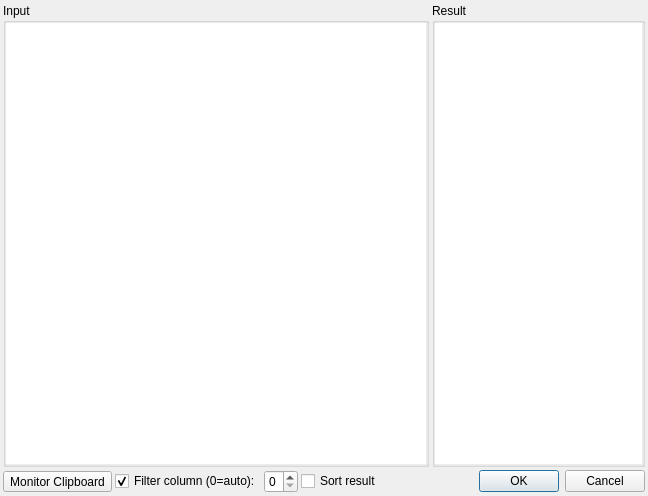
<?xml version="1.0" encoding="UTF-8"?>
<ui version="4.0">
 <class>librepcb::editor::CircuitIdentifierImportDialog</class>
 <widget class="QDialog" name="librepcb::editor::CircuitIdentifierImportDialog">
  <property name="geometry">
   <rect>
    <x>0</x>
    <y>0</y>
    <width>648</width>
    <height>496</height>
   </rect>
  </property>
  <property name="windowTitle">
   <string>Mass Import</string>
  </property>
  <layout class="QVBoxLayout" name="verticalLayout">
   <property name="spacing">
    <number>3</number>
   </property>
   <property name="leftMargin">
    <number>3</number>
   </property>
   <property name="topMargin">
    <number>3</number>
   </property>
   <property name="rightMargin">
    <number>3</number>
   </property>
   <property name="bottomMargin">
    <number>3</number>
   </property>
   <item>
    <layout class="QHBoxLayout" name="horizontalLayout" stretch="2,1">
     <property name="spacing">
      <number>3</number>
     </property>
     <item>
      <widget class="QGroupBox" name="gbxInput">
       <property name="title">
        <string notr="true">Input</string>
       </property>
       <layout class="QVBoxLayout" name="verticalLayout_3">
        <property name="spacing">
         <number>0</number>
        </property>
        <property name="leftMargin">
         <number>0</number>
        </property>
        <property name="topMargin">
         <number>0</number>
        </property>
        <property name="rightMargin">
         <number>0</number>
        </property>
        <property name="bottomMargin">
         <number>0</number>
        </property>
        <item>
         <widget class="QTextEdit" name="txtInput">
          <property name="frameShape">
           <enum>QFrame::NoFrame</enum>
          </property>
          <property name="horizontalScrollBarPolicy">
           <enum>Qt::ScrollBarAlwaysOff</enum>
          </property>
          <property name="tabChangesFocus">
           <bool>true</bool>
          </property>
          <property name="undoRedoEnabled">
           <bool>false</bool>
          </property>
          <property name="lineWrapMode">
           <enum>QTextEdit::NoWrap</enum>
          </property>
          <property name="acceptRichText">
           <bool>false</bool>
          </property>
         </widget>
        </item>
       </layout>
      </widget>
     </item>
     <item>
      <widget class="QGroupBox" name="gbxResult">
       <property name="title">
        <string notr="true">Result</string>
       </property>
       <layout class="QVBoxLayout" name="verticalLayout_2">
        <property name="spacing">
         <number>0</number>
        </property>
        <property name="leftMargin">
         <number>0</number>
        </property>
        <property name="topMargin">
         <number>0</number>
        </property>
        <property name="rightMargin">
         <number>0</number>
        </property>
        <property name="bottomMargin">
         <number>0</number>
        </property>
        <item>
         <widget class="QTextEdit" name="txtResult">
          <property name="frameShape">
           <enum>QFrame::NoFrame</enum>
          </property>
          <property name="verticalScrollBarPolicy">
           <enum>Qt::ScrollBarAlwaysOff</enum>
          </property>
          <property name="horizontalScrollBarPolicy">
           <enum>Qt::ScrollBarAlwaysOff</enum>
          </property>
          <property name="tabChangesFocus">
           <bool>true</bool>
          </property>
          <property name="lineWrapMode">
           <enum>QTextEdit::NoWrap</enum>
          </property>
          <property name="readOnly">
           <bool>true</bool>
          </property>
          <property name="textInteractionFlags">
           <set>Qt::NoTextInteraction</set>
          </property>
         </widget>
        </item>
       </layout>
      </widget>
     </item>
    </layout>
   </item>
   <item>
    <layout class="QHBoxLayout" name="horizontalLayout_2">
     <item>
      <widget class="QToolButton" name="btnRecordClipboard">
       <property name="text">
        <string>Monitor Clipboard</string>
       </property>
       <property name="checkable">
        <bool>true</bool>
       </property>
      </widget>
     </item>
     <item>
      <widget class="QCheckBox" name="cbxFilterColumn">
       <property name="sizePolicy">
        <sizepolicy hsizetype="Fixed" vsizetype="Fixed">
         <horstretch>0</horstretch>
         <verstretch>0</verstretch>
        </sizepolicy>
       </property>
       <property name="toolTip">
        <string>For table-style input, only consider text in the specified column.</string>
       </property>
       <property name="text">
        <string>Filter column (0=auto):</string>
       </property>
       <property name="checked">
        <bool>true</bool>
       </property>
      </widget>
     </item>
     <item>
      <widget class="QSpinBox" name="spbxColumn">
       <property name="sizePolicy">
        <sizepolicy hsizetype="Fixed" vsizetype="Fixed">
         <horstretch>0</horstretch>
         <verstretch>0</verstretch>
        </sizepolicy>
       </property>
       <property name="minimum">
        <number>0</number>
       </property>
       <property name="maximum">
        <number>9</number>
       </property>
       <property name="value">
        <number>0</number>
       </property>
      </widget>
     </item>
     <item>
      <widget class="QCheckBox" name="cbxSort">
       <property name="text">
        <string>Sort result</string>
       </property>
      </widget>
     </item>
     <item>
      <spacer name="horizontalSpacer">
       <property name="orientation">
        <enum>Qt::Horizontal</enum>
       </property>
       <property name="sizeHint" stdset="0">
        <size>
         <width>40</width>
         <height>20</height>
        </size>
       </property>
      </spacer>
     </item>
     <item>
      <widget class="QDialogButtonBox" name="buttonBox">
       <property name="sizePolicy">
        <sizepolicy hsizetype="Fixed" vsizetype="Fixed">
         <horstretch>0</horstretch>
         <verstretch>0</verstretch>
        </sizepolicy>
       </property>
       <property name="orientation">
        <enum>Qt::Horizontal</enum>
       </property>
       <property name="standardButtons">
        <set>QDialogButtonBox::Cancel|QDialogButtonBox::Ok</set>
       </property>
      </widget>
     </item>
    </layout>
   </item>
  </layout>
 </widget>
 <resources/>
 <connections/>
</ui>
